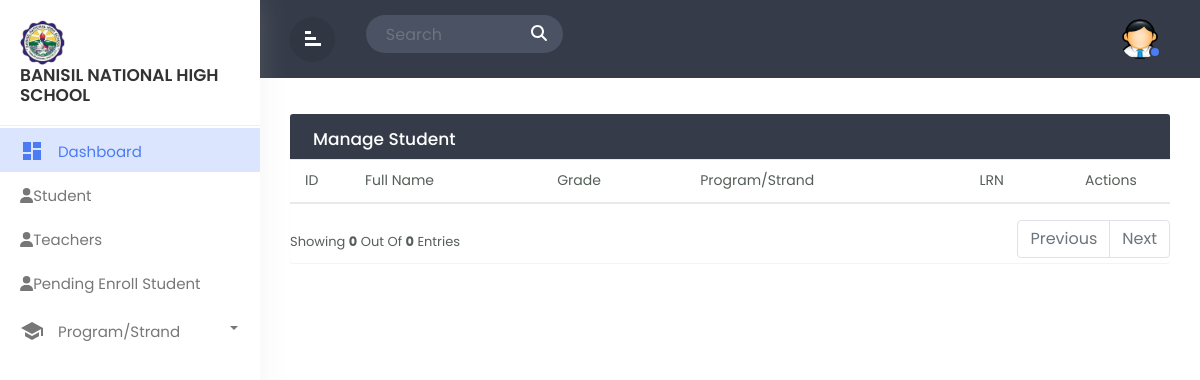
Page /admin_HUMMS.php on the earlier database version.
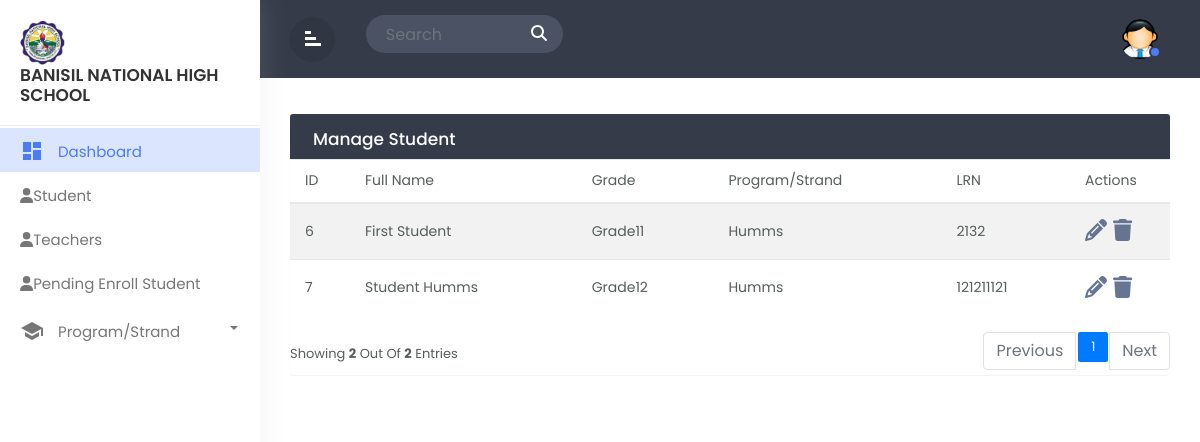
Same page on the later database version.
### tables this page shows
CREATE TABLE `tbl_userinfo` (
  `user_id` int(11) NOT NULL,
  `firstname` varchar(244) NOT NULL,
  `lastname` varchar(244) NOT NULL,
  `gender` varchar(244) NOT NULL,
  `birthday` date NOT NULL,
  `age` int(11) NOT NULL,
  `grade` varchar(244) NOT NULL,
  `strand` varchar(244) NOT NULL,
  `lrn` int(11) NOT NULL
);

### admin_HUMMS.php (the view, shortened to what this page needs)
<!doctype html>
<html lang="en">
  <head>
        <link rel="stylesheet" href="css/bootstrap.min.css">
        <link rel="stylesheet" href="css/custom.css">
  </head>
  <body>
<div class="wrapper">
         <nav id="sidebar">
            <div class="sidebar-header">
                <h3><img src="img/logo.jpg" class="img-fluid"/><br>Banisil National High School</br></h3>
            </div>
            <ul class="list-unstyled components">
			<li  class="active">
                    <a href="admin_dashboard.php" class="dashboard"><i class="material-icons">dashboard</i>
					<span>Dashboard</span></a>
                </li>
                <li class="">
                    <a href="admin_student.php"><i class="fas fa-user"></i><span>Student</span></a>
                </li>
                <li class="">
                    <a href="admin_teacher.php"><i class="fas fa-user"></i><span>Teachers</span></a>
                </li>
                <li class="">
                    <a href="admin_pending.php"><i class="fas fa-user"></i><span>Pending Enroll Student</span></a>
                </li>
                <li class="dropdown">
                    <a href="#homeSubmenu1" data-toggle="collapse" aria-expanded="false" class="dropdown-toggle">
                        <i class="material-icons">school</i> Program/Strand
                    </a>
                </li>
                    </ul>
        </nav>
		<div id="content">
		   <div class="top-navbar">
		      <div class="xp-topbar">
                <div class="row">
                    <div class="col-2 col-md-1 col-lg-1 order-2 order-md-1 align-self-center">
                        <div class="xp-menubar">
                               <span class="material-icons text-white">signal_cellular_alt
							   </span>
                         </div>
                    </div>
                    <div class="col-md-5 col-lg-3 order-3 order-md-2">
                      <div class="xp-searchbar">
                        <form>
                          <div class="input-group">
                            <input type="search" class="form-control" placeholder="Search" id="searchInput">
                            <div class="input-group-append">
                              <button class="btn" type="submit" id="searchButton">
                                <i class="fas fa-search"></i>
                              </button>
                            </div>
                          </div>
                        </form>
                      </div>
                    </div>
                    <div class="col-10 col-md-6 col-lg-8 order-1 order-md-3">
                        <div class="xp-profilebar text-right">
                    <nav class="navbar p-0">
                              <ul class="nav navbar-nav flex-row ml-auto">
                                  <li class="nav-item dropdown">
                                      <a class="nav-link" href="#" data-toggle="dropdown">
                      <img src="img/admin.png" style="width:40px; border-radius:50%;"/>
                      <span class="xp-user-live"></span>
                      </a>
                          </li>
                      </ul>
                    </nav>
                        </div>
                    </div>
                </div>
            </div>
		   </div>
		   <div class="main-content">
			  <div class="row">
				<div class="col-md-12">
				<div class="table-wrapper">
    <div class="table-title">
      <div class="row">
        <div class="col-sm-6 p-0 d-flex justify-content-lg-start justify-content-center">
          <h2 class="ml-lg-2">Manage Student</h2>
        </div>
      </div>
    </div>
    <?php
    include 'dbcon.php';
    $limit = 5;
    $page = isset($_GET['page']) ? $_GET['page'] : 1;
    $sqlCount = "SELECT COUNT(*) AS total FROM tbl_userinfo
                JOIN tbl_user_level ON tbl_user_level.user_level_id = tbl_userinfo.user_id
                WHERE tbl_user_level.level = 'STUDENT' AND tbl_userinfo.strand = 'HUMMS'";
    $resultCount = mysqli_query($conn, $sqlCount);
    $rowCount = mysqli_fetch_assoc($resultCount)['total'];
    $totalPages = ceil($rowCount / $limit);
    $offset = ($page - 1) * $limit;
    $sql = "SELECT tbl_userinfo.user_id, tbl_userinfo.firstname, tbl_userinfo.lastname, tbl_userinfo.grade, tbl_userinfo.strand, tbl_userinfo.lrn, tbl_user_level.level,
            tbl_user_status.status
            FROM tbl_userinfo
            JOIN tbl_user_level ON tbl_user_level.user_level_id = tbl_userinfo.user_id
            JOIN tbl_user_status ON tbl_user_status.status_id = tbl_userinfo.user_id
            WHERE tbl_user_level.level = 'STUDENT' AND tbl_userinfo.strand = 'HUMMS' AND tbl_user_status.status = 1
            LIMIT $limit OFFSET $offset";
    $result = mysqli_query($conn, $sql);
    ?>
<table class="table table-striped table-hover" id="humms_table">
  <thead>
    <tr>
      <th>ID</th>
      <th>Full Name</th>
      <th>Grade</th>
      <th>Program/Strand</th>
      <th>LRN</th>
      <th>Actions</th>
    </tr>
  </thead>
  <tbody>
    <?php foreach ($result as $row): ?>
      <tr>
        <td><?php echo $row['user_id'] ?></td>
        <td><?php echo $row['firstname'] . ' ' . $row['lastname']; ?></td>
        <td><?php echo $row['grade']; ?></td>
        <td><?php echo $row['strand']; ?></td>
        <td><?php echo $row['lrn'] ?></td>
        <td>
        <a href="admin_student_edit.php?user_id=<?php echo $row['user_id']?>" class="edit">
        <i class="fas fa-pencil" data-toggle="tooltip" title="Edit">&#xE254;</i>
        </a>
        <a href="admin_student_delete.php?user_id=<?php echo $row['user_id']?>" class="delete">
        <i class="fas fa-trash" data-toggle="tooltip" title="delete"></i>
        </a>
        </td>
      </tr>
    <?php endforeach; ?>
  </tbody>
</table>
<div class="clearfix">
<div class="hint-text">Showing <b><?php echo mysqli_num_rows($result) ?></b> out of <b><?php echo mysqli_num_rows($result) ?></b> entries</div>
  <ul class="pagination">
    <?php if ($page > 1): ?>
      <li class="page-item"><a href="?page=<?php echo ($page - 1) ?>" class="page-link">Previous</a></li>
    <?php else: ?>
      <li class="page-item disabled"><span class="page-link">Previous</span></li>
    <?php endif; ?>
    <?php for ($i = 1; $i <= $totalPages; $i++): ?>
      <li class="page-item <?php if ($i == $page) echo 'active' ?>">
        <a href="?page=<?php echo $i ?>" class="page-link"><?php echo $i ?></a>
      </li>
    <?php endfor; ?>
    <?php if ($page < $totalPages): ?>
      <li class="page-item"><a href="?page=<?php echo ($page + 1) ?>" class="page-link">Next</a></li>
    <?php else: ?>
      <li class="page-item disabled"><span class="page-link">Next</span></li>
    <?php endif; ?>
  </ul>
</div>
</div>
			  </div>
		</div>
</div>
</div>
  </body>
  </html>

### css/custom.css (style rules this page uses)
body,html { line-height:1.8; font-family:'Poppins',sans-serif; color:#555e58; text-transform:capitalize; font-weight:400; margin:0px; padding:0px; }
.material-icons { font-family: 'Material Icons'; font-weight: normal; font-style: normal; font-size: 24px; display: inline-block; line-height: 1; text-transform: none; letter-spacing: normal; word-wrap: normal; white-space: nowrap; direction: ltr; -webkit-font-smoothing: antialiased; text-rendering: optimizeLegibility; -moz-osx-font-smoothing: grayscale; font-feature-settings: 'liga'; }
a { color:#333; font-weight:400; }
button { cursor:pointer; }
ul,ol { padding:0px; margin:0px; list-style:none; }
a,a:hover,a:focus { color:#333; text-decoration:none; transition:all 0.3s; }
.wrapper { position:relative; width:100%; overflow:auto; }
#sidebar { position:fixed; height:100%!important; top:0; left:0; bottom:0; z-index:11; width:260px; overflow:auto; transition:all 0.3s; background-color:#fff; box-shadow:0 0 30px 0 rgba(200 200 200 / 20%); }
@media only screen and (min-width:992px) { #content { width:calc(100% - 260px); position:relative; float:right; transition:all 0.3s; } }
#sidebar .sidebar-header { padding:20px; background-color:#fff; border-bottom:1px solid #eee; }
.sidebar-header h3 { color:#333; font-size:17px; margin:0px; text-transform:uppercase; transition:all 0.5s ease; font-weight:600; }
.sidebar-header h3 img { width:45px; margin-right:10px; }
#sidebar ul li { padding:2px 0px; }
#sidebar ul li.active> a { color:#4c7cf3; background-color:#DBE5FD; }
#sidebar ul li.active> a i { color:#4c7cf3; }
.dropdown-toggle::after { position:absolute; right:22px; top:18px; color:#777777; }
#sidebar ul li.dropdown { position:sticky; }
#sidebar ul li a { padding:5px 10px 5px 20px; line-height:30px; font-size:15px; position:relative; font-weight:400; display:block; color:#777777; text-transform:capitalize; }
#sidebar ul li a i { position:relative; margin-right:10px; top:6px; }
#content { position:relative; transition:all 0.5s; background-attachment:#f9fafc; }
.top-navbar { width:100%; z-index:9; position:relative; padding:15px 30px; background-color:#353b48; }
input[type="search"] { background-color:#4a5263; color:#fff; padding-left:20px; border:none; border-radius:50px 0px 0px 50px; }
.input-group-append { margin-left:-1px; }
.xp-searchbar .btn { background-color:#4a5263; color:#fff; font-weight:600; font-size:16px; border-radius:0 50px 50px 0; padding:4px 15px; }
.main-content { padding:30px 30px 0px 30px; }
.navbar { background-color:#353B48; color:#fff; }
.xp-menubar { border-radius:50%; width:45px; height:45px; line-height:45px; text-align:center; margin-right:20px; border:none; color:#fff; cursor:pointer; background-color:rgba(0,0,0,0.09); }
.xp-menubar span { margin:9px; padding:0px; transform:rotate(90deg); }
.navbar-nav > li > a { color:#fff; }
.navbar-nav li a { position:relative; display:block; padding:4px 10px!important; }
.xp-user-live { position:absolute; bottom:5px; right:9px; width:12px; height:12px; border-radius:50%; border:2px solid #353b48; background-color:#4c7cf3; }
.table-wrapper { background-color: #fff; margin:6px 0px 40px 0px; width: 100%; overflow: auto; border-radius: 3px; box-shadow: 0 1px 1px rgb(0 0 0 / 5%); }
.table-title { background:#353b48; color:#fff; position:sticky; top:0; width:100%; left:0; padding:10px 30px; border-radius:0px 0px 0 0; }
.table-title h2 { margin:5px 0 0; font-size:17px; }
table.table tr th, table.table tr td { border-color:#e9e9e9; padding:8px 15px; font-size:14px; font-weight: 400; vertical-align:middle; }
table.table tr th:first-child { width:60px; }
table.table tr th:last-child { width:100px; }
table.table td:last-child { opacity:0.9; font-size:22px; margin:0px 5px; }
table.table td a { font-weight:bold; color:#566787; display:inline-block; text-decoration:none; outline:none!important; }
.edit { color:#FFC107; }
.delete { color:#F44336; }
.pagination { float:right; margin:0 0 5px; }
.pagination li a { border:none; font-size:13px; min-width:30px; min-height:30px; color:#999; margin:0 2px; line-height:30px; border-radius:2px!important; text-align:center; padding:0 6px; }
.hint-text { float:left; margin-top:10px; font-size:13px; }

Differences in the rows shown:
added tbl_userinfo: user_id "6", firstname "First", lastname "Student", grade "Grade11", strand "Humms", lrn "2132"
added tbl_userinfo: user_id "7", firstname "Student", lastname "Humms", grade "Grade12", strand "Humms", lrn "121211121"
Other differences:
mysqli_num_rows($result): "0" → "2"
new list line: "1"
